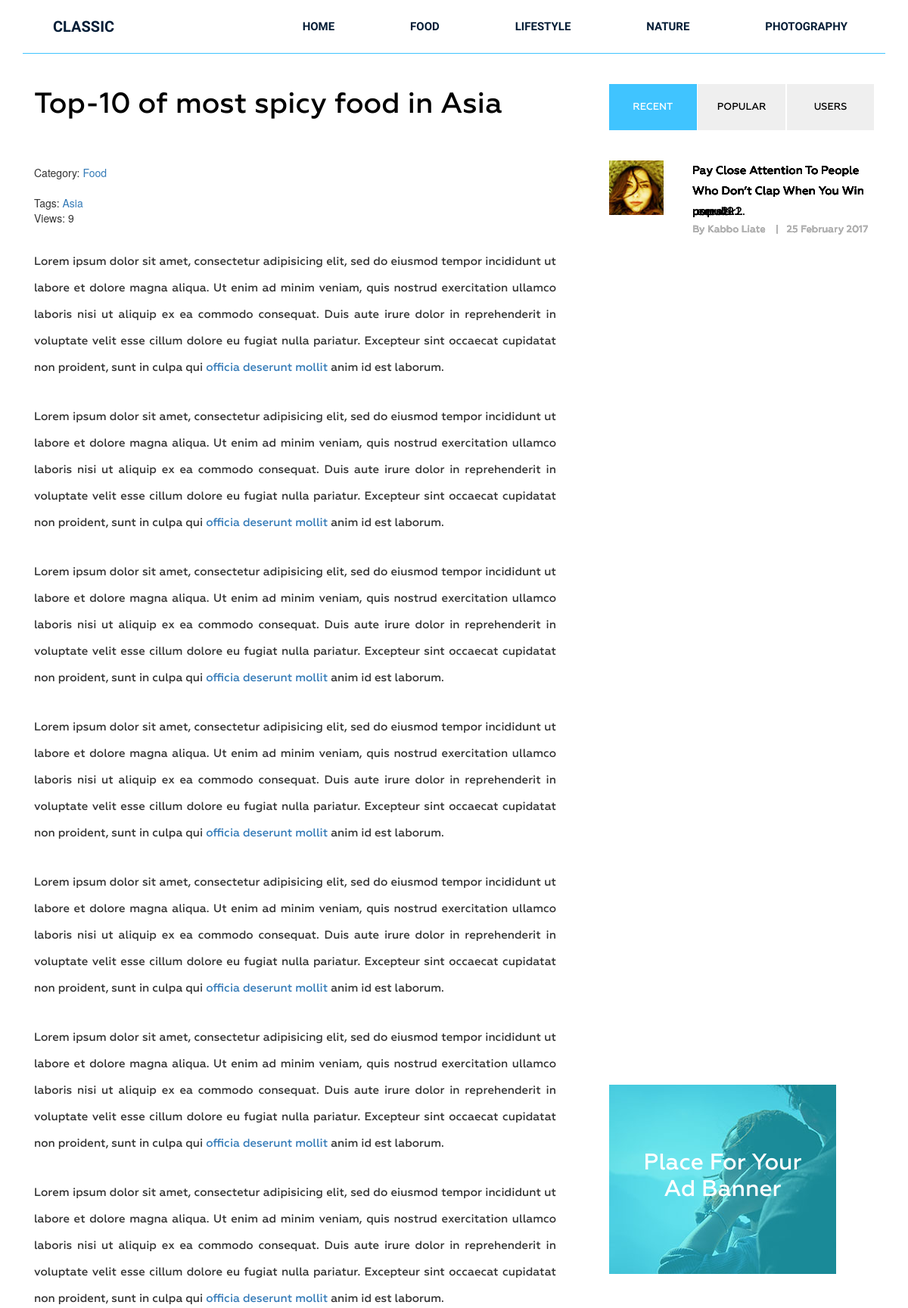
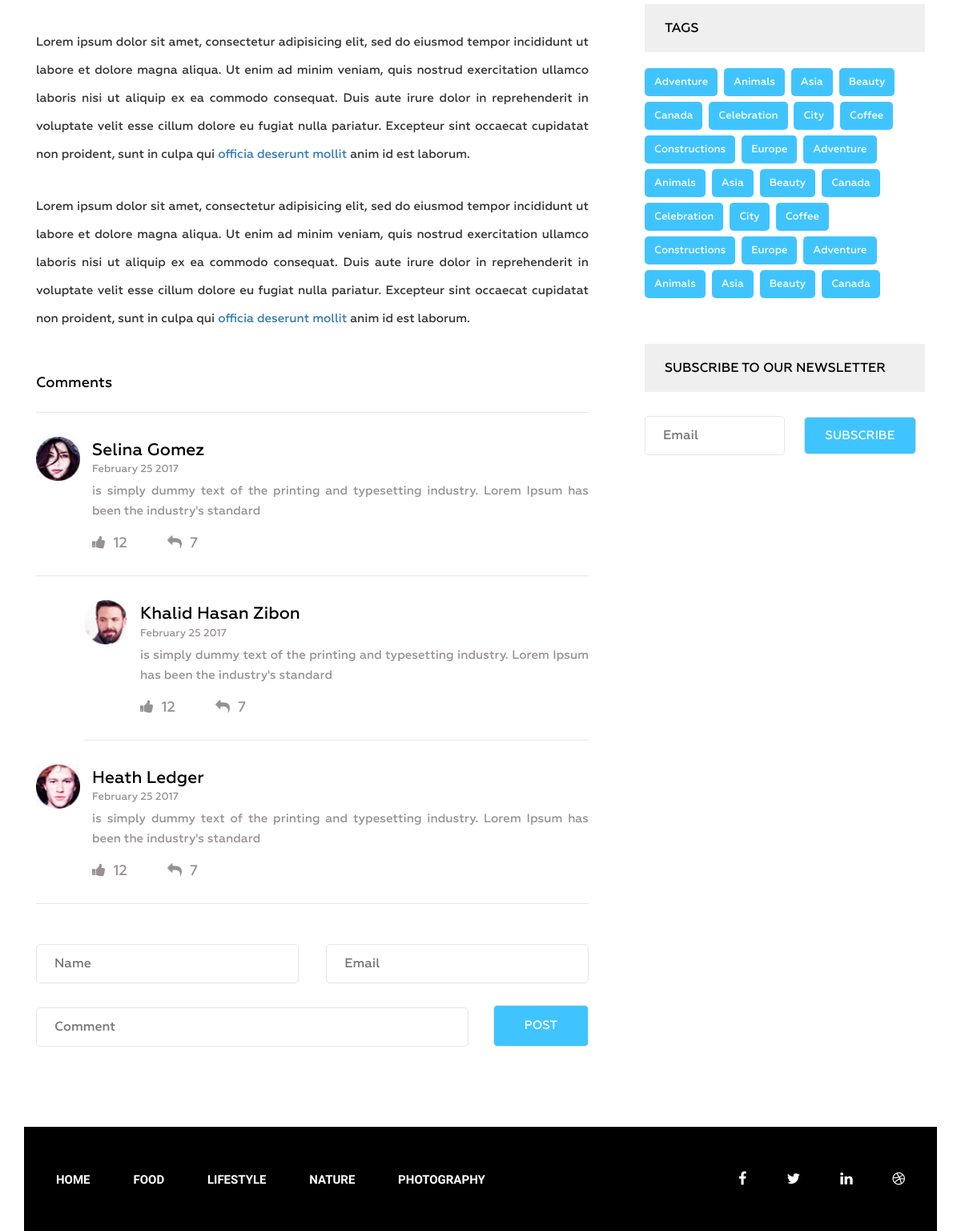
The app's page /post/top-10-of-most-spicy-food-in-asia/ with its own data (2 pictures, top to bottom).
### blog/models.py (models this page shows, shortened)
class Category(models.Model):
    title = models.CharField(max_length=255, verbose_name='Название категории')
    slug = models.SlugField(max_length=255, verbose_name='Url', unique=True)
    def __str__(self):
        return self.title
    def get_absolute_url(self):
        return reverse('category', kwargs={"slug": self.slug})
    class Meta:
        ordering = ['title']
        verbose_name = "Категория"
        verbose_name_plural = "Категории"

class Post(models.Model):
    title = models.CharField(max_length=255, verbose_name='Заголовок')
    slug = models.SlugField(max_length=255, verbose_name='Url', unique=True)
    author = models.CharField(max_length=100, verbose_name='Автор')
    content = models.TextField(verbose_name='Текст')
    created_at = models.DateTimeField(auto_now_add=True, verbose_name='Дата создания')
    photo = models.ImageField(upload_to='photos/%Y/%m/%d/', blank=True, verbose_name='Фото')
    views = models.IntegerField(default=0, verbose_name='Просмотры')
    category = models.ForeignKey(Category, on_delete=models.PROTECT, related_name='posts', verbose_name='Категория')
    tags = models.ManyToManyField(Tag, blank=True, related_name='posts')
    class Meta:
        ordering = ['-created_at']
        verbose_name = "Запись"
        verbose_name_plural = "Записи"

class Tag(models.Model):
    title = models.CharField(max_length=50, verbose_name='Имя тега')
    slug = models.SlugField(max_length=50, verbose_name='Url', unique=True)
    def get_absolute_url(self):
        return reverse('tag', kwargs={"slug": self.slug})
    class Meta:
        ordering = ['title']
        verbose_name = "Тег"
        verbose_name_plural = "Теги"

### blog/views.py (the view)
# urls.py: path('post/<str:slug>/', GetSinglePost.as_view(), name='post'),
class GetSinglePost(DetailView):
    model = Post
    template_name = 'blog/single.html'
    context_object_name = 'post'
    def get_context_data(self, *, object_list=None, **kwargs):
        context = super().get_context_data(**kwargs)
        self.object.views = F('views') + 1
        self.object.save()
        self.object.refresh_from_db()
        return context

### blog/templatetags/menu_tag.py (called while the page is built)
@register.inclusion_tag('blog/menu_tpl.html')
def show_menu(menu_class='menu'):
    categories = Category.objects.all()
    return {"categories": categories, "menu_class": menu_class}

### blog/templates/blog/single.html (shortened to what this page needs)
{% extends 'base.html' %}
{% load static %}
{% block content %}
<section class="single-blog-area">
    <div class="container">
        <div class="row">
            <div class="col-md-12">
                <div class="border-top">
                    <div class="col-md-8">
                        <div class="blog-area">
                            <div class="blog-area-part">
                                <h2>{{ post.title }}</h2>
                                <div class="single-content">
                                    <div>
                                        <span>Category: <a href="{{ post.url.get_absolute_url }}">{{ post.category }}</a></span>
                                    </div>
                                    <br>
                                    {% if post.tags.exists %}
                                    <span>
                                        Tags:
                                        {% for tag in post.tags.all %}
                                            <a href="{{ tag.get_absolute_url }}">{{ tag.title }}</a>
                                        {% endfor %}
                                    </span>
                                    <br>
                                    {% endif %}
                                    <span>Views: {{ post.views }}</span>
                                    <p>{{ post.content|safe }}</p>
                                </div>
                            </div>
                            <div class="commententries">
                                <h3>Comments</h3>
                                <ul class="commentlist">
                                    <li>
                                        <article class="comment">
                                            <header class="comment-author">
                                                <img src="img/author-1.jpg" alt="">
                                            </header>
                                            <section class="comment-details">
                                                <div class="author-name">
                                                    <h5><a href="#">Selina Gomez</a></h5>
                                                    <p>February 25 2017</p>
                                                </div>
                                                <div class="comment-body">
                                                    <p>is simply dummy text of the printing and typesetting industry. Lorem Ipsum has been the industry's standard </p>
                                                </div>
                                                <div class="reply">
                                                    <p><span><a href="#"><i class="fa fa-thumbs-up" aria-hidden="true"></i></a>12</span><span><a href="#"><i class="fa fa-reply" aria-hidden="true"></i></a>7</span></p>
                                                </div>
                                            </section>
                                        </article>
                                        <ul class="children">
                                            <li>
                                                <article class="comment">
                                                    <header class="comment-author">
                                                        <img src="img/author-2.jpg" alt="">
                                                    </header>
                                                    <section class="comment-details">
                                                        <div class="author-name">
                                                            <h5><a href="#">Khalid Hasan Zibon</a></h5>
                                                            <p>February 25 2017</p>
                                                        </div>
                                                        <div class="comment-body">
                                                            <p>is simply dummy text of the printing and typesetting industry. Lorem Ipsum has been the industry's standard </p>
                                                        </div>
                                                        <div class="reply">
                                                            <p><span><a href="#"><i class="fa fa-thumbs-up" aria-hidden="true"></i></a>12</span><span><a href="#"><i class="fa fa-reply" aria-hidden="true"></i></a>7</span></p>
                                                        </div>
                                                    </section>
                                                </article>
                                            </li>
                                        </ul>
                                    </li>
                                    <li>
                                        <article class="comment">
                                            <header class="comment-author">
                                                <img src="img/author-3.jpg" alt="">
                                            </header>
                                            <section class="comment-details">
                                                <div class="author-name">
                                                    <h5><a href="#">Heath Ledger</a></h5>
                                                    <p>February 25 2017</p>
                                                </div>
                                                <div class="comment-body">
                                                    <p>is simply dummy text of the printing and typesetting industry. Lorem Ipsum has been the industry's standard </p>
                                                </div>
                                                <div class="reply">
                                                    <p><span><a href="#"><i class="fa fa-thumbs-up" aria-hidden="true"></i></a>12</span><span><a href="#"><i class="fa fa-reply" aria-hidden="true"></i></a>7</span></p>
                                                </div>
                                            </section>
                                        </article>
                                    </li>
                                </ul>
                            </div>
                            <form action="#" method="get">
                                <div class="name">
                                    <input type="text" name="" id="" placeholder="Name" class="name">
                                </div>
                                <div class="email">
                                    <input type="email" name="" id="" placeholder="Email" class="email">
                                </div>
                                <div class="comment">
                                    <input type="text" name="" id="" placeholder="Comment" class="comment">
                                </div>
                                <div class="post">
                                    <input type="submit" value="Post">
                                </div>
                            </form>
                        </div>
                    </div>
                    <div class="col-md-4">
                        <div class="button-group filters-button-group">
                            <button data-filter=".recent" class="button is-checked">Recent</button>
                            <button data-filter=".popular" class="button">popular</button>
                            <button data-filter=".users" class="button">Users</button>
                        </div>
                        <div class="grid" style="position: relative; height: 1221.93px;">
                            <div class="portfolio-item recent" style="position: absolute; left: 0px; top: 0px;">
                                <div class="portfolio-text">
                                    <h5><a href="#">Pay Close Attention To People Who Don’t Clap When You Win recent1.</a></h5>
                                    <p>By Kabbo Liate <span>|</span>25 February 2017</p>
                                </div>
                            </div>
                            <div class="portfolio-item recent" style="position: absolute; left: 0px; top: 0px;">
                                <div class="portfolio-text">
                                    <h5><a href="#">Pay Close Attention To People Who Don’t Clap When You Win recent2.</a></h5>
                                    <p>By Kabbo Liate <span>|</span>25 February 2017</p>
                                </div>
                            </div>
                            <div class="portfolio-item popular" style="position: absolute; left: 0px; top: 0px;">
                                <div class="portfolio-text">
                                    <h5><a href="#">Pay Close Attention To People Who Don’t Clap When You Win popular1.</a></h5>
                                    <p>By Kabbo Liate <span>|</span>25 February 2017</p>
                                </div>
                            </div>
                            <div class="portfolio-item popular" style="position: absolute; left: 0px; top: 0px;">
                                <div class="portfolio-text">
                                    <h5><a href="#">Pay Close Attention To People Who Don’t Clap When You Win popular2.</a></h5>
                                    <p>By Kabbo Liate <span>|</span>25 February 2017</p>
                                </div>
                            </div>
                            <div class="portfolio-item users" style="position: absolute; left: 0px; top: 0px;">
                                <div class="portfolio-text">
                                    <h5><a href="#">Pay Close Attention To People Who Don’t Clap When You Win users1.</a></h5>
                                    <p>By Kabbo Liate <span>|</span>25 February 2017</p>
                                </div>
                            </div>
                            <div class="portfolio-item users" style="position: absolute; left: 0px; top: 0px;">
                                <img src="img/portfolio1.jpg" alt="">
                                <div class="portfolio-text">
                                    <h5><a href="#">Pay Close Attention To People Who Don’t Clap When You Win users2.</a></h5>
                                    <p>By Kabbo Liate <span>|</span>25 February 2017</p>
                                </div>
                            </div>
                        </div>
                        <div class="sidebar-ads">
                            <img src="img/sidebar-ads.jpg" alt="">
                            <p>Place For Your <br> Ad Banner</p>
                        </div>
                        <div class="tags">
                            <h2 class="sidebar-title">Tags</h2>
                            <p><a href="#">Adventure</a></p>
                            <p><a href="#">Animals</a></p>
                            <p><a href="#">Asia</a></p>
                            <p><a href="#">Beauty</a></p>
                            <p><a href="#">Canada</a></p>
                            <p><a href="#">Celebration</a></p>
                            <p><a href="#">City</a></p>
                            <p><a href="#">Coffee</a></p>
                            <p><a href="#">Constructions</a></p>
                            <p><a href="#">Europe</a></p>
                            <p><a href="#">Adventure</a></p>
                            <p><a href="#">Animals</a></p>
                            <p><a href="#">Asia</a></p>
                            <p><a href="#">Beauty</a></p>
                            <p><a href="#">Canada</a></p>
                            <p><a href="#">Celebration</a></p>
                            <p><a href="#">City</a></p>
                            <p><a href="#">Coffee</a></p>
                            <p><a href="#">Constructions</a></p>
                            <p><a href="#">Europe</a></p>
                            <p><a href="#">Adventure</a></p>
                            <p><a href="#">Animals</a></p>
                            <p><a href="#">Asia</a></p>
                            <p><a href="#">Beauty</a></p>
                            <p><a href="#">Canada</a></p>
                        </div>
                        <div class="newsletter">
                            <h2 class="sidebar-title">Subscribe To oUR nEWSLETTER</h2>
                            <form action="#" method="post">
                                <input type="email" name="" id="" placeholder="Email">
                                <input type="submit" value="Subscribe">
                            </form>
                        </div>
                    </div>
                    </div>
                    </div>
                </div>
            </div>
        </section>
{% endblock %}

### blog/templates/blog/menu_tpl.html
<div class="{{ menu_class }}">
    <ul>
        <li><a href="{% url 'home_page' %}">Home</a></li>
        {% for item in categories %}
        <li><a href="{{ item.get_absolute_url }}"> {{ item.title }} </a></li>
        {% endfor %}
    </ul>
</div>

### records on screen
Category: title "FOOD"
Category: title "LIFESTYLE"
Category: title "NATURE"
Category: title "PHOTOGRAPHY"
Post: title "Top-10 of most spicy food in Asia", category "Food", views "9", content "Lorem ipsum dolor sit amet, consectetur adipisicing elit, sed do eiusmod tempor incididunt ut labore et dolore magna aliqua. Ut enim ad minim veniam, quis nostrud exercitation ullamco laboris nisi ut aliquip ex ea commodo consequat. Duis aute irure dolor in reprehenderit in voluptate velit esse cillum dolore eu fugiat nulla pariatur. Excepteur sint occaecat cupidatat non proident, sunt in culpa qui officia deserunt mollit anim id est laborum. Lorem ipsum dolor sit amet, consectetur adipisicing elit, sed do eiusmod tempor incididunt ut labore et dolore magna aliqua. Ut enim ad minim veniam, quis nostrud exercitation ullamco laboris nisi ut aliquip ex ea commodo consequat. Duis aute irure…"
Tag: title "Asia"
